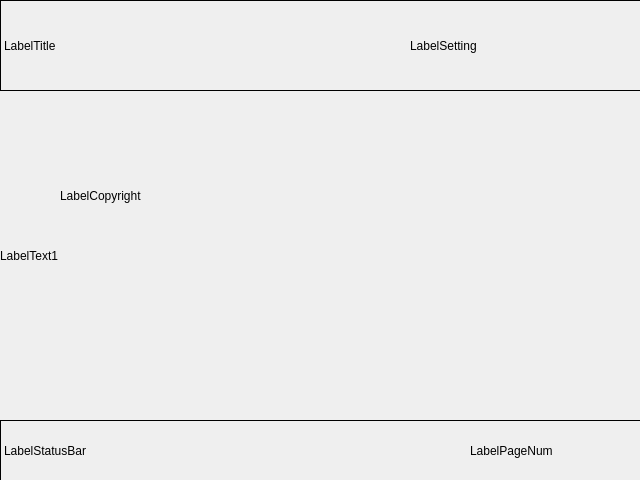
<?xml version="1.0" encoding="UTF-8"?>
<ui version="4.0">
 <class>DlgShowDev</class>
 <widget class="QDialog" name="DlgShowDev">
  <property name="geometry">
   <rect>
    <x>0</x>
    <y>0</y>
    <width>640</width>
    <height>480</height>
   </rect>
  </property>
  <property name="windowTitle">
   <string>Dialog</string>
  </property>
  <widget class="QLabel" name="LabelTitle">
   <property name="geometry">
    <rect>
     <x>0</x>
     <y>0</y>
     <width>641</width>
     <height>91</height>
    </rect>
   </property>
   <property name="frameShape">
    <enum>QFrame::Box</enum>
   </property>
   <property name="text">
    <string>LabelTitle</string>
   </property>
  </widget>
  <widget class="QLabel" name="LabelStatusBar">
   <property name="geometry">
    <rect>
     <x>0</x>
     <y>420</y>
     <width>641</width>
     <height>61</height>
    </rect>
   </property>
   <property name="frameShape">
    <enum>QFrame::Box</enum>
   </property>
   <property name="text">
    <string>LabelStatusBar</string>
   </property>
  </widget>
  <widget class="QLabel" name="LabelSetting">
   <property name="geometry">
    <rect>
     <x>410</x>
     <y>0</y>
     <width>231</width>
     <height>91</height>
    </rect>
   </property>
   <property name="frameShape">
    <enum>QFrame::NoFrame</enum>
   </property>
   <property name="text">
    <string>LabelSetting</string>
   </property>
  </widget>
  <widget class="QLabel" name="LabelPageNum">
   <property name="geometry">
    <rect>
     <x>470</x>
     <y>430</y>
     <width>151</width>
     <height>41</height>
    </rect>
   </property>
   <property name="frameShape">
    <enum>QFrame::NoFrame</enum>
   </property>
   <property name="text">
    <string>LabelPageNum</string>
   </property>
  </widget>
  <widget class="QLabel" name="LabelText1">
   <property name="geometry">
    <rect>
     <x>0</x>
     <y>100</y>
     <width>641</width>
     <height>311</height>
    </rect>
   </property>
   <property name="text">
    <string>LabelText1</string>
   </property>
  </widget>
  <widget class="QLabel" name="LabelCopyright">
   <property name="geometry">
    <rect>
     <x>60</x>
     <y>160</y>
     <width>501</width>
     <height>71</height>
    </rect>
   </property>
   <property name="text">
    <string>LabelCopyright</string>
   </property>
  </widget>
 </widget>
 <resources/>
 <connections/>
</ui>
